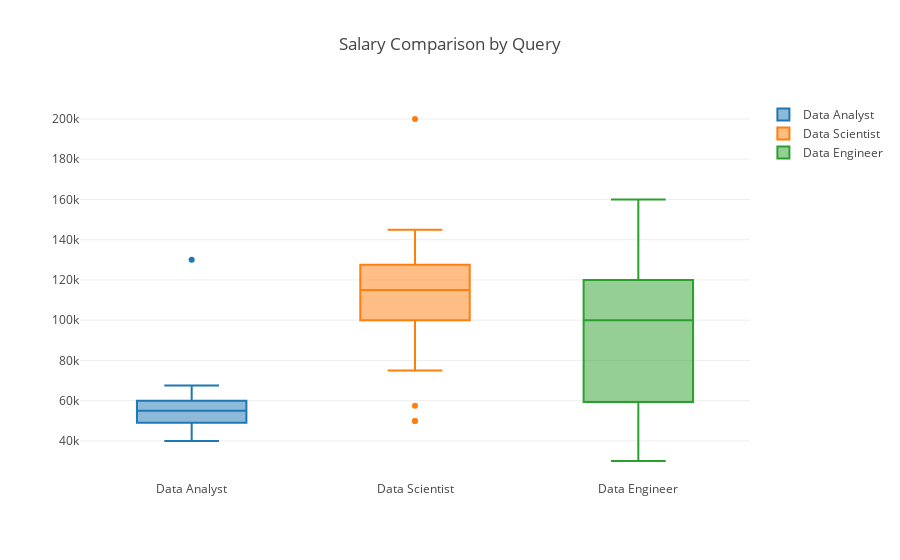

Notebook source saved alongside this figure:
### Code cell
# Creates boxplots of the queries

data_analyst = go.Box(
    y=salary_data['Salary'].loc[salary_data['Query']=='data+analyst'],
    name = 'Data Analyst'
)
data_scientist = go.Box(
    y=salary_data['Salary'].loc[salary_data['Query']=='data+scientist'],
    name = 'Data Scientist'
)
data_engineer = go.Box(
    y=salary_data['Salary'].loc[salary_data['Query']=='data+engineer'],
    name = 'Data Engineer'
)
layout = go.Layout(
    title = 'Salary Comparison by Query'
)
data = [data_analyst,data_scientist,data_engineer]
        
fig = go.Figure(data=data,layout=layout)
py.offline.iplot(fig)

### Figure 1 — Plotly figure (JSON) as saved in the notebook; plotly's stock layout.template omitted (floating-point values rounded to 4 significant figures)
{"data": [{"name": "Data Analyst", "type": "box", "y": [55000, 40000, 40000, 60000, 66500, 60655, 49000, 60000, 52500, 52500, 66500, 60655, 49000, 60000, 52500, 55000, 55000, 59830.0, 63500, 52500, 52500, 53000, 40000, 45000, 67500, 42500, 55000, 60000, 42500, 55000, 60000, 64651, 44560.0, 60000, 64651, 44560.0, 60000, 42500, 60000, 60000, 49640.0, 130000, 60000, 40000, 60000, 60000, 40000, 60000]}, {"name": "Data Scientist", "type": "box", "y": [145000, 200000, 57500, 115000, 124000, 145000, 115000, 124000, 135000, 125000, 135000, 125000, 125000, 110000, 125000, 110000, 145000, 90000, 49920, 105000, 90000, 49920, 105000, 110000, 115000, 100000, 110000, 115000, 100000, 75000, 75000, 135000, 135000]}, {"name": "Data Engineer", "type": "box", "y": [50000, 95000, 57500, 105000, 50000, 30000, 100000, 60000, 50000, 115000, 115000, 67500, 115000, 115000, 67500, 100000, 100000, 150000, 150000, 125000, 120000, 80000, 125000, 120000, 80000, 147500, 160000, 38113, 38113]}], "layout": {"title": "Salary Comparison by Query"}}
